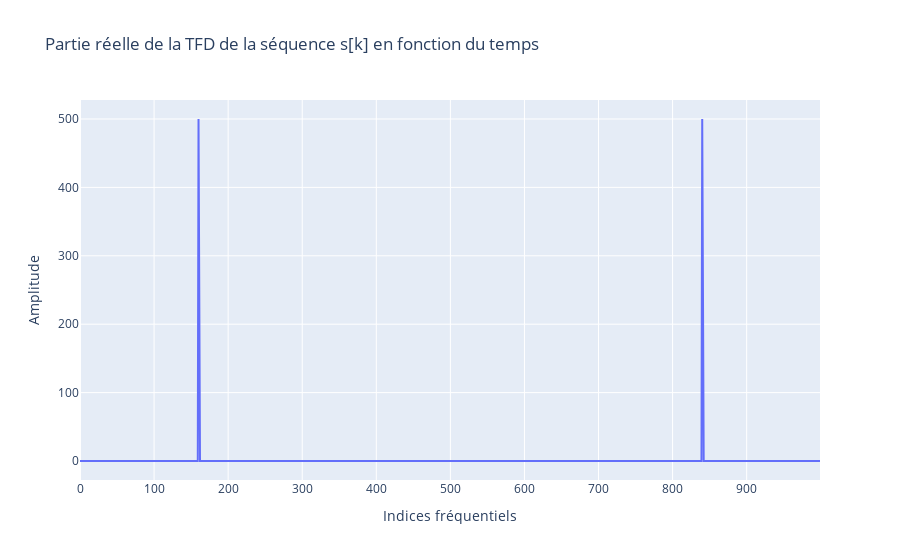
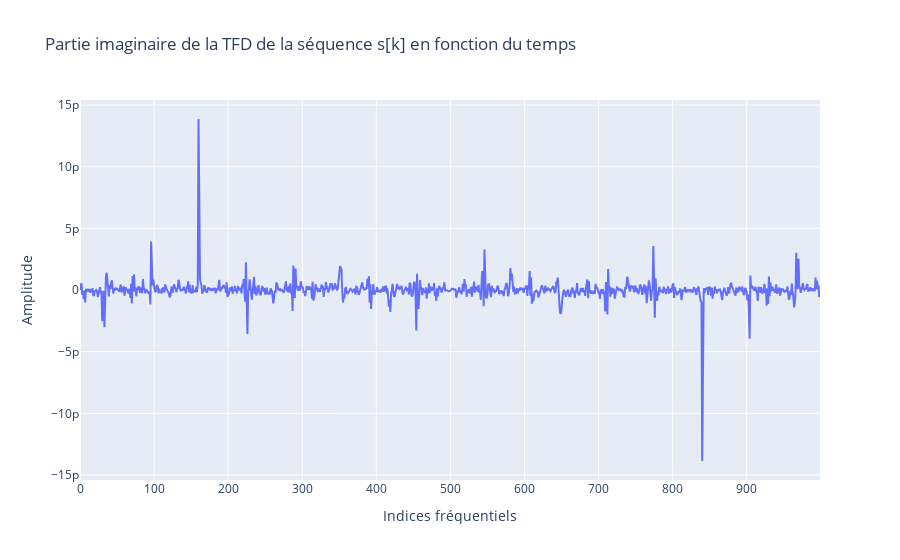

Notebook source saved alongside these figures, in order:
### Markdown cell above
### Question 2

### Code cell
k1, t1, x1 = cos_discret(1, 800, 5000, 0, 1000)
n1, nu1, f1, s1 = TFDN(x1, 1000, 5000)

px.line(x = n1, y = np.real(s1), labels={"x":"Indices fréquentiels", "y":"Amplitude"}, title="Partie réelle de la TFD de la séquence s[k] en fonction du temps").show()
px.line(x = n1, y = np.imag(s1), labels={"x":"Indices fréquentiels", "y":"Amplitude"}, title="Partie imaginaire de la TFD de la séquence s[k] en fonction du temps").show()

### Figure 1 — Plotly figure (JSON) as saved in the notebook; plotly's stock layout.template omitted (floating-point values rounded to 4 significant figures; data arrays with more than 128 entries replaced by an {"elided": "..."} marker saying what was removed)
{"data": [{"hovertemplate": "Indices fréquentiels=%{x}<br>Amplitude=%{y}<extra></extra>", "legendgroup": "", "line": {"color": "#636efa", "dash": "solid"}, "marker": {"symbol": "circle"}, "mode": "lines", "name": "", "orientation": "v", "showlegend": false, "type": "scatter", "x": {"elided": "1000 int values"}, "xaxis": "x", "y": {"elided": "1000 float values"}, "yaxis": "y"}], "layout": {"legend": {"tracegroupgap": 0}, "title": {"text": "Partie réelle de la TFD de la séquence s[k] en fonction du temps"}, "xaxis": {"anchor": "y", "domain": [0, 1], "title": {"text": "Indices fréquentiels"}}, "yaxis": {"anchor": "x", "domain": [0, 1], "title": {"text": "Amplitude"}}}}

### Figure 2 — Plotly figure (JSON) as saved in the notebook; plotly's stock layout.template omitted (floating-point values rounded to 4 significant figures; data arrays with more than 128 entries replaced by an {"elided": "..."} marker saying what was removed)
{"data": [{"hovertemplate": "Indices fréquentiels=%{x}<br>Amplitude=%{y}<extra></extra>", "legendgroup": "", "line": {"color": "#636efa", "dash": "solid"}, "marker": {"symbol": "circle"}, "mode": "lines", "name": "", "orientation": "v", "showlegend": false, "type": "scatter", "x": {"elided": "1000 int values"}, "xaxis": "x", "y": {"elided": "1000 float values"}, "yaxis": "y"}], "layout": {"legend": {"tracegroupgap": 0}, "title": {"text": "Partie imaginaire de la TFD de la séquence s[k] en fonction du temps"}, "xaxis": {"anchor": "y", "domain": [0, 1], "title": {"text": "Indices fréquentiels"}}, "yaxis": {"anchor": "x", "domain": [0, 1], "title": {"text": "Amplitude"}}}}
